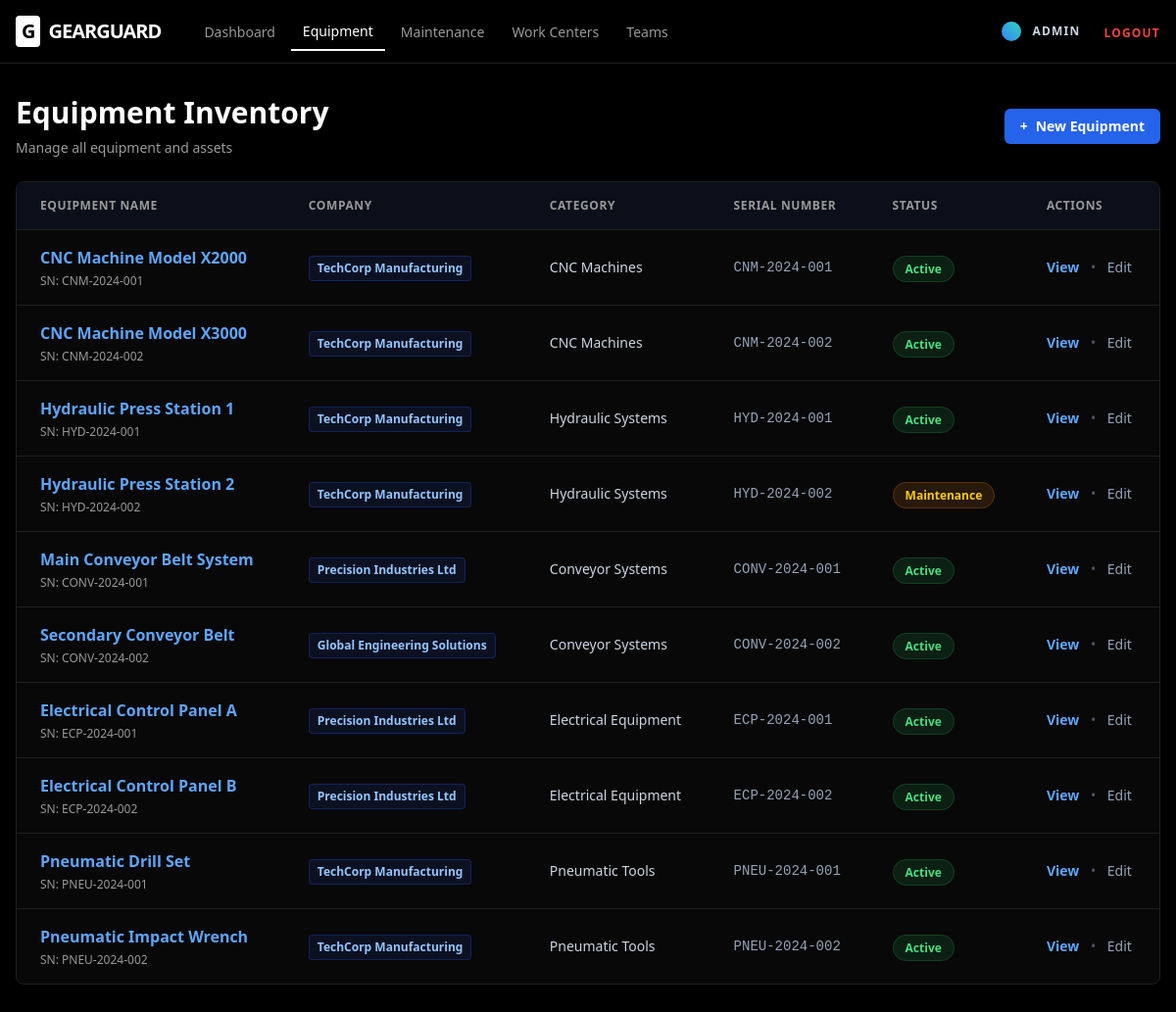
The app's page /equipment/ (signed in) with its own data.
### equipment/models.py (models this page shows, shortened)
class Equipment(models.Model):
    name = models.CharField(max_length=200)
    category = models.ForeignKey(EquipmentCategory, on_delete=models.SET_NULL, null=True, blank=True)
    serial_number = models.CharField(max_length=200, blank=True)
    description = models.TextField(blank=True)
    company = models.CharField(max_length=200, blank=True, null=True)
    employee = models.ForeignKey(User, related_name='used_equipment', on_delete=models.SET_NULL, null=True, blank=True)
    maintenance_team = models.ForeignKey('teams.Team', on_delete=models.SET_NULL, null=True, blank=True)
    work_center = models.ForeignKey('teams.WorkCenter', on_delete=models.SET_NULL, null=True, blank=True)
    assigned_date = models.DateField(null=True, blank=True)
    scrap_date = models.DateField(null=True, blank=True)
    created_at = models.DateTimeField(auto_now_add=True)
    STATUS_CHOICES = [
        ('active', 'Active'),
        ('under_maintenance', 'Under Maintenance'),
        ('scrapped', 'Scrapped'),
    ]
    status = models.CharField(max_length=20, choices=STATUS_CHOICES, default='active')

class EquipmentCategory(models.Model):
    name = models.CharField(max_length=100)
    responsible = models.ForeignKey(User, on_delete=models.SET_NULL, null=True)
    class Meta:
        verbose_name_plural = "Equipment Categories"

### equipment/views.py (the view)
# urls.py: path('', views.equipment_list, name='equipment_list'),
@login_required
def equipment_list(request):
	items = Equipment.objects.all()
	return render(request, 'equipment/list.html', {'equipment_list': items})

### templates/equipment/list.html (shortened to what this page needs)
{% extends "base.html" %}
{% block content %}
<div class="mb-8">
  <div class="flex justify-between items-center mb-6">
    <div>
      <h1 class="text-3xl font-bold text-white mb-2">Equipment Inventory</h1>
      <p class="text-muted-foreground text-sm">Manage all equipment and assets</p>
    </div>
    <a href="{% url 'equipment:equipment_create' %}"
      class="inline-flex items-center gap-2 bg-blue-600 hover:bg-blue-700 text-white px-4 py-2 rounded-md text-sm font-semibold transition-colors">
      <span>+</span> New Equipment
    </a>
  </div>
  <div class="bg-card border border-border rounded-lg overflow-hidden">
    <table class="w-full text-left">
      <thead class="bg-slate-900/50 border-b border-border sticky top-0">
        <tr>
          <th class="px-6 py-4 text-xs font-bold uppercase text-muted-foreground tracking-wider">Equipment Name</th>
          <th class="px-6 py-4 text-xs font-bold uppercase text-muted-foreground tracking-wider">Company</th>
          <th class="px-6 py-4 text-xs font-bold uppercase text-muted-foreground tracking-wider">Category</th>
          <th class="px-6 py-4 text-xs font-bold uppercase text-muted-foreground tracking-wider">Serial Number</th>
          <th class="px-6 py-4 text-xs font-bold uppercase text-muted-foreground tracking-wider">Status</th>
          <th class="px-6 py-4 text-xs font-bold uppercase text-muted-foreground tracking-wider">Actions</th>
        </tr>
      </thead>
      <tbody class="divide-y divide-border">
        {% for eq in equipment_list %}
        <tr class="hover:bg-slate-900/30 transition-colors group">
          <td class="px-6 py-4">
            <a href="{% url 'equipment:equipment_detail' eq.pk %}"
              class="font-semibold text-blue-400 hover:text-blue-300 transition-colors">
              {{ eq.name }}
            </a>
            {% if eq.serial_number %}
            <div class="text-xs text-muted-foreground mt-1">SN: {{ eq.serial_number }}</div>
            {% endif %}
          </td>
          <td class="px-6 py-4">
            {% if eq.company %}
            <span
              class="inline-block px-2 py-1 bg-blue-900/20 text-blue-300 text-xs font-semibold rounded border border-blue-800/40">
              {{ eq.company }}
            </span>
            {% else %}
            <span class="text-muted-foreground text-sm">-</span>
            {% endif %}
          </td>
          <td class="px-6 py-4 text-sm text-slate-300">
            {{ eq.category.name|default:"-" }}
          </td>
          <td class="px-6 py-4 text-sm font-mono text-slate-400">
            {{ eq.serial_number|default:"-" }}
          </td>
          <td class="px-6 py-4">
            {% if eq.status == 'active' %}
            <span
              class="px-3 py-1 rounded-full text-xs font-bold bg-green-900/30 text-green-400 border border-green-800/50">
              Active
            </span>
            {% elif eq.status == 'under_maintenance' %}
            <span
              class="px-3 py-1 rounded-full text-xs font-bold bg-yellow-900/30 text-yellow-400 border border-yellow-800/50">
              Maintenance
            </span>
            {% else %}
            <span class="px-3 py-1 rounded-full text-xs font-bold bg-red-900/30 text-red-400 border border-red-800/50">
              Scrapped
            </span>
            {% endif %}
          </td>
          <td class="px-6 py-4 text-sm">
            <a href="{% url 'equipment:equipment_detail' eq.pk %}"
              class="text-blue-400 hover:text-blue-300 font-semibold transition-colors">View</a>
            <span class="text-slate-600 mx-2">•</span>
            <a href="{% url 'equipment:equipment_edit' eq.pk %}"
              class="text-slate-400 hover:text-slate-300 transition-colors">Edit</a>
          </td>
        </tr>
        {% endfor %}
      </tbody>
    </table>
  </div>
</div>
{% endblock %}

### templates/base.html (shortened to what this page needs)
{% load static %}
<!doctype html>
<html lang="en">
<head>
  <script src="https://cdn.tailwindcss.com"></script>
</head>
<body class="bg-black text-white selection:bg-blue-500/30">
  <header class="app-header">
    <div class="max-w-7xl mx-auto px-4 h-16 flex items-center justify-between">
      <div class="flex items-center gap-8 h-16">
        <h1 class="text-xl font-black tracking-tighter flex items-center gap-2">
          <span class="bg-white text-black px-1.5 py-0.5 rounded">G</span>
          GEARGUARD
        </h1>
        {% if user.is_authenticated %}
        <nav class="hidden md:flex items-center gap-1 h-16">
          <a href="/" class="nav-link {% if request.path == '/' %}active{% endif %}">Dashboard</a>
          <a href="/equipment/" class="nav-link {% if '/equipment/' in request.path %}active{% endif %}">Equipment</a>
          <a href="/maintenance/" class="nav-link {% if '/maintenance/' in request.path %}active{% endif %}">
            Maintenance
          </a>
          <a href="{% url 'teams:workcenter_list' %}"
            class="nav-link {% if '/teams/workcenters/' in request.path %}active{% endif %}">
            Work Centers
          </a>
          <a href="{% url 'teams:team_list' %}"
            class="nav-link {% if '/teams/' in request.path and '/workcenters/' not in request.path %}active{% endif %}">
            Teams
          </a>
        </nav>
        {% endif %}
      </div>
      <div class="flex items-center gap-6 h-16">
        {% if user.is_authenticated %}
        <div class="flex items-center gap-3">
          <div class="w-5 h-5 bg-gradient-to-tr from-blue-500 to-teal-400 rounded-full"></div>
          <a href="{% url 'accounts:profile' %}"
            class="text-xs font-bold text-slate-300 uppercase tracking-widest hover:text-white">
            {{ user.username }}
          </a>
        </div>
        <form method="post" action="{% url 'accounts:logout' %}">
          <button type="submit" class="text-xs font-bold text-red-500 uppercase tracking-widest hover:text-red-400">
            Logout
          </button>
        </form>
        {% endif %}
      </div>
    </div>
  </header>
  <main class="max-w-7xl mx-auto px-4 py-8">
    {% block content %}{% endblock %}
  </main>
</body>
</html>

### templates/base.html (style rules this page uses)
.app-header { border-bottom: 1px solid hsl(0, 0%, 12%); background: rgba(0, 0, 0, 0.6); backdrop-filter: blur(12px); position: sticky; top: 0; z-index: 50; }
.nav-link { font-size: 0.875rem; font-weight: 500; color: hsl(0, 0%, 60%); padding: 0.5rem 0.75rem; transition: color 0.2s; }
.nav-link.active { color: white; border-bottom: 2px solid white; }

### records on screen
Equipment: name "CNC Machine Model X2000", serial_number "CNM-2024-001", company "TechCorp Manufacturing", category.name "CNC Machines", status "Active"
Equipment: name "CNC Machine Model X3000", serial_number "CNM-2024-002", company "TechCorp Manufacturing", category.name "CNC Machines", status "Active"
Equipment: name "Hydraulic Press Station 1", serial_number "HYD-2024-001", company "TechCorp Manufacturing", category.name "Hydraulic Systems", status "Active"
Equipment: name "Hydraulic Press Station 2", serial_number "HYD-2024-002", company "TechCorp Manufacturing", category.name "Hydraulic Systems", shows "Maintenance"
Equipment: name "Main Conveyor Belt System", serial_number "CONV-2024-001", company "Precision Industries Ltd", category.name "Conveyor Systems", status "Active"
Equipment: name "Secondary Conveyor Belt", serial_number "CONV-2024-002", company "Global Engineering Solutions", category.name "Conveyor Systems", status "Active"
Equipment: name "Electrical Control Panel A", serial_number "ECP-2024-001", company "Precision Industries Ltd", category.name "Electrical Equipment", status "Active"
Equipment: name "Electrical Control Panel B", serial_number "ECP-2024-002", company "Precision Industries Ltd", category.name "Electrical Equipment", status "Active"
Equipment: name "Pneumatic Drill Set", serial_number "PNEU-2024-001", company "TechCorp Manufacturing", category.name "Pneumatic Tools", status "Active"
Equipment: name "Pneumatic Impact Wrench", serial_number "PNEU-2024-002", company "TechCorp Manufacturing", category.name "Pneumatic Tools", status "Active"

### other values on screen
{{ user.username }} "ADMIN"
